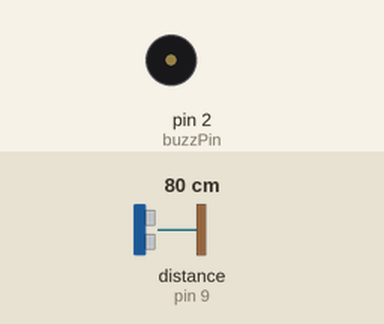
A sketch run on a simulated Arduino Uno, built with avr-gcc and run on an emulated ATmega328P. Shown: buzzer (waves = sounding, pin HIGH). Wiring (inferred from the names in the program): ultrasonic range finder: trigger pin 10; echo pin 9. The test bench sets the inputs (shaded band); at power-on: distance to the obstacle (sensor on pin 9) 80 cm. The echo pulse lasts 58.3 µs per cm; pins used as bus, display or sensor lines are not drawn.

Above: at 1.2 s.
1.3 s: distance to the obstacle (sensor on pin 9) set to 25 cm
2.8 s: distance to the obstacle (sensor on pin 9) set to 19 cm
At 3.7 s:
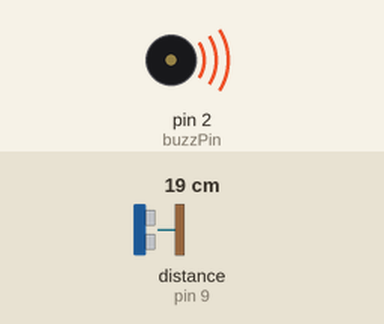
4.3 s: distance to the obstacle (sensor on pin 9) set to 35 cm
At 5.0 s:
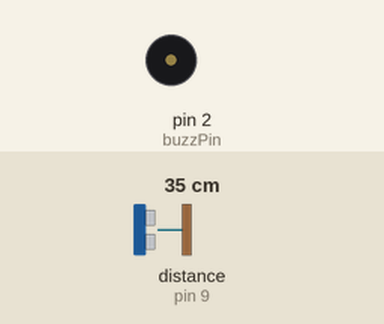
5.8 s: distance to the obstacle (sensor on pin 9) set to 2 cm
At 7.1 s:
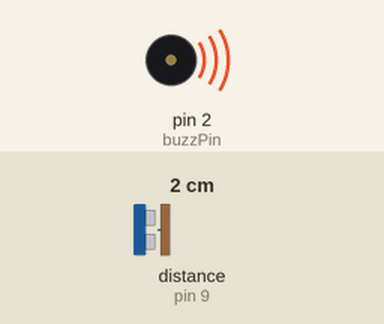
Timing chart, 0 to 8.3 s (numbered marks = the images above; inputs shaded):
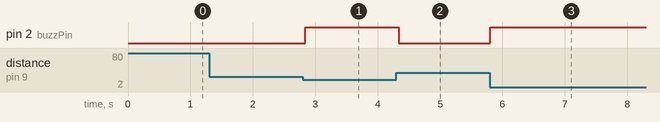

Measured:
- the behaviour switches between 22 and 21 cm on distance to the obstacle (sensor on pin 9) (found by bisection; images 0 and 1)
- after the input at 1.3 s, every drawn part: stays the same
- after the input at 2.8 s, pin 2 (buzzPin): LOW → HIGH at once
- after the input at 4.3 s, pin 2 (buzzPin): HIGH → LOW at once
- after the input at 5.8 s, pin 2 (buzzPin): LOW → HIGH at once

The sketch:

posture_correction_aurdino.ino
```cpp
int const trigPin = 10;
int const echoPin = 9;
int const buzzPin = 2;
void setup()

{
pinMode(trigPin, OUTPUT);

pinMode(echoPin, INPUT);

pinMode(buzzPin, OUTPUT);

}

void loop()

{
int duration, distance;

digitalWrite(trigPin, HIGH);
delay(1);
digitalWrite(trigPin, LOW);
duration = pulseIn(echoPin, HIGH);
distance = ( duration/2)  / 29.1;


if ( distance <= 20 && distance >=0)
{
  digitalWrite(buzzPin, HIGH);
}
else {
  digitalWrite(buzzPin, LOW);
}

delay(60);
}
```
